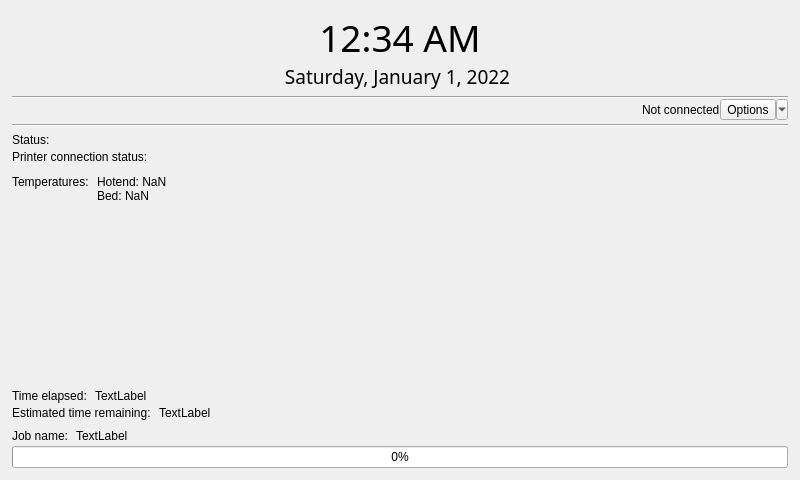
<?xml version="1.0" encoding="UTF-8"?>
<ui version="4.0">
 <class>Widget</class>
 <widget class="QWidget" name="Widget">
  <property name="geometry">
   <rect>
    <x>0</x>
    <y>0</y>
    <width>800</width>
    <height>480</height>
   </rect>
  </property>
  <property name="windowTitle">
   <string>OctoprintMonitor</string>
  </property>
  <layout class="QVBoxLayout" name="verticalLayout_3">
   <property name="spacing">
    <number>0</number>
   </property>
   <property name="leftMargin">
    <number>12</number>
   </property>
   <property name="topMargin">
    <number>12</number>
   </property>
   <property name="rightMargin">
    <number>12</number>
   </property>
   <property name="bottomMargin">
    <number>12</number>
   </property>
   <item>
    <layout class="QVBoxLayout" name="verticalLayout">
     <property name="bottomMargin">
      <number>6</number>
     </property>
     <item>
      <layout class="QVBoxLayout" name="verticalLayout_2">
       <item>
        <widget class="QLabel" name="timeLabel">
         <property name="font">
          <font>
           <family>Yu Gothic Light</family>
           <pointsize>28</pointsize>
          </font>
         </property>
         <property name="text">
          <string>12:34 AM</string>
         </property>
         <property name="alignment">
          <set>Qt::AlignCenter</set>
         </property>
        </widget>
       </item>
       <item>
        <widget class="QLabel" name="dateLabel">
         <property name="font">
          <font>
           <family>Calibri Light</family>
           <pointsize>14</pointsize>
          </font>
         </property>
         <property name="text">
          <string>Saturday, January 1, 2022 </string>
         </property>
         <property name="alignment">
          <set>Qt::AlignCenter</set>
         </property>
        </widget>
       </item>
      </layout>
     </item>
    </layout>
   </item>
   <item>
    <widget class="Line" name="line">
     <property name="orientation">
      <enum>Qt::Horizontal</enum>
     </property>
    </widget>
   </item>
   <item>
    <layout class="QHBoxLayout" name="horizontalLayout">
     <property name="bottomMargin">
      <number>4</number>
     </property>
     <item>
      <spacer name="horizontalSpacer">
       <property name="orientation">
        <enum>Qt::Horizontal</enum>
       </property>
       <property name="sizeHint" stdset="0">
        <size>
         <width>40</width>
         <height>20</height>
        </size>
       </property>
      </spacer>
     </item>
     <item>
      <widget class="QLabel" name="label_connectedStatus">
       <property name="text">
        <string>Not connected</string>
       </property>
       <property name="margin">
        <number>8</number>
       </property>
      </widget>
     </item>
     <item>
      <widget class="QToolButton" name="toolButton_options">
       <property name="text">
        <string>Options</string>
       </property>
       <property name="popupMode">
        <enum>QToolButton::MenuButtonPopup</enum>
       </property>
      </widget>
     </item>
    </layout>
   </item>
   <item>
    <widget class="Line" name="line_2">
     <property name="orientation">
      <enum>Qt::Horizontal</enum>
     </property>
    </widget>
   </item>
   <item>
    <layout class="QHBoxLayout" name="horizontalLayout_3">
     <property name="spacing">
      <number>8</number>
     </property>
     <item>
      <widget class="QLabel" name="label6">
       <property name="text">
        <string>Status:</string>
       </property>
       <property name="alignment">
        <set>Qt::AlignBottom|Qt::AlignLeading|Qt::AlignLeft</set>
       </property>
      </widget>
     </item>
     <item>
      <widget class="QLabel" name="label_jobStatus">
       <property name="text">
        <string/>
       </property>
       <property name="alignment">
        <set>Qt::AlignBottom|Qt::AlignLeading|Qt::AlignLeft</set>
       </property>
      </widget>
     </item>
     <item>
      <spacer name="horizontalSpacer_2">
       <property name="orientation">
        <enum>Qt::Horizontal</enum>
       </property>
       <property name="sizeHint" stdset="0">
        <size>
         <width>40</width>
         <height>20</height>
        </size>
       </property>
      </spacer>
     </item>
    </layout>
   </item>
   <item>
    <layout class="QHBoxLayout" name="horizontalLayout_5">
     <property name="spacing">
      <number>8</number>
     </property>
     <property name="topMargin">
      <number>0</number>
     </property>
     <property name="bottomMargin">
      <number>8</number>
     </property>
     <item>
      <widget class="QLabel" name="label6_3">
       <property name="text">
        <string>Printer connection status:</string>
       </property>
      </widget>
     </item>
     <item>
      <widget class="QLabel" name="label_printerConnectionStatus">
       <property name="text">
        <string/>
       </property>
      </widget>
     </item>
     <item>
      <spacer name="horizontalSpacer_4">
       <property name="orientation">
        <enum>Qt::Horizontal</enum>
       </property>
       <property name="sizeHint" stdset="0">
        <size>
         <width>40</width>
         <height>20</height>
        </size>
       </property>
      </spacer>
     </item>
    </layout>
   </item>
   <item>
    <layout class="QHBoxLayout" name="horizontalLayout_6">
     <property name="spacing">
      <number>8</number>
     </property>
     <item>
      <widget class="QLabel" name="label">
       <property name="text">
        <string>Temperatures:</string>
       </property>
       <property name="alignment">
        <set>Qt::AlignLeading|Qt::AlignLeft|Qt::AlignTop</set>
       </property>
      </widget>
     </item>
     <item>
      <layout class="QVBoxLayout" name="verticalLayout_6">
       <item>
        <widget class="QLabel" name="label_printerTemps">
         <property name="text">
          <string>Hotend: NaN
Bed: NaN</string>
         </property>
         <property name="alignment">
          <set>Qt::AlignLeading|Qt::AlignLeft|Qt::AlignTop</set>
         </property>
        </widget>
       </item>
      </layout>
     </item>
     <item>
      <spacer name="horizontalSpacer_5">
       <property name="orientation">
        <enum>Qt::Horizontal</enum>
       </property>
       <property name="sizeHint" stdset="0">
        <size>
         <width>40</width>
         <height>20</height>
        </size>
       </property>
      </spacer>
     </item>
    </layout>
   </item>
   <item>
    <spacer name="verticalSpacer">
     <property name="orientation">
      <enum>Qt::Vertical</enum>
     </property>
     <property name="sizeHint" stdset="0">
      <size>
       <width>20</width>
       <height>172</height>
      </size>
     </property>
    </spacer>
   </item>
   <item>
    <widget class="QFrame" name="jobStatusFrame">
     <property name="enabled">
      <bool>true</bool>
     </property>
     <property name="frameShape">
      <enum>QFrame::NoFrame</enum>
     </property>
     <property name="frameShadow">
      <enum>QFrame::Raised</enum>
     </property>
     <layout class="QVBoxLayout" name="verticalLayout_4">
      <property name="spacing">
       <number>0</number>
      </property>
      <property name="leftMargin">
       <number>0</number>
      </property>
      <property name="topMargin">
       <number>0</number>
      </property>
      <property name="rightMargin">
       <number>0</number>
      </property>
      <property name="bottomMargin">
       <number>0</number>
      </property>
      <item>
       <layout class="QHBoxLayout" name="horizontalLayout_9">
        <property name="spacing">
         <number>8</number>
        </property>
        <property name="topMargin">
         <number>0</number>
        </property>
        <property name="bottomMargin">
         <number>0</number>
        </property>
        <item>
         <widget class="QLabel" name="label_7">
          <property name="text">
           <string>Time elapsed:</string>
          </property>
         </widget>
        </item>
        <item>
         <widget class="QLabel" name="label_job_timeElapsed">
          <property name="text">
           <string>TextLabel</string>
          </property>
         </widget>
        </item>
        <item>
         <spacer name="horizontalSpacer_8">
          <property name="orientation">
           <enum>Qt::Horizontal</enum>
          </property>
          <property name="sizeHint" stdset="0">
           <size>
            <width>40</width>
            <height>20</height>
           </size>
          </property>
         </spacer>
        </item>
       </layout>
      </item>
      <item>
       <layout class="QHBoxLayout" name="horizontalLayout_8">
        <property name="spacing">
         <number>8</number>
        </property>
        <property name="topMargin">
         <number>0</number>
        </property>
        <item>
         <widget class="QLabel" name="label_6">
          <property name="text">
           <string>Estimated time remaining:</string>
          </property>
          <property name="alignment">
           <set>Qt::AlignLeading|Qt::AlignLeft|Qt::AlignTop</set>
          </property>
         </widget>
        </item>
        <item>
         <widget class="QLabel" name="label_job_timeRemaining">
          <property name="text">
           <string>TextLabel</string>
          </property>
          <property name="alignment">
           <set>Qt::AlignLeading|Qt::AlignLeft|Qt::AlignTop</set>
          </property>
         </widget>
        </item>
        <item>
         <spacer name="horizontalSpacer_7">
          <property name="orientation">
           <enum>Qt::Horizontal</enum>
          </property>
          <property name="sizeHint" stdset="0">
           <size>
            <width>40</width>
            <height>20</height>
           </size>
          </property>
         </spacer>
        </item>
       </layout>
      </item>
      <item>
       <layout class="QHBoxLayout" name="horizontalLayout_7">
        <property name="spacing">
         <number>8</number>
        </property>
        <property name="topMargin">
         <number>0</number>
        </property>
        <item>
         <widget class="QLabel" name="label_3">
          <property name="text">
           <string>Job name:</string>
          </property>
         </widget>
        </item>
        <item>
         <widget class="QLabel" name="label_jobName">
          <property name="text">
           <string>TextLabel</string>
          </property>
         </widget>
        </item>
        <item>
         <spacer name="horizontalSpacer_6">
          <property name="orientation">
           <enum>Qt::Horizontal</enum>
          </property>
          <property name="sizeHint" stdset="0">
           <size>
            <width>40</width>
            <height>20</height>
           </size>
          </property>
         </spacer>
        </item>
       </layout>
      </item>
      <item>
       <widget class="QProgressBar" name="printStatus_progressBar">
        <property name="value">
         <number>0</number>
        </property>
        <property name="textVisible">
         <bool>true</bool>
        </property>
        <property name="orientation">
         <enum>Qt::Horizontal</enum>
        </property>
        <property name="textDirection">
         <enum>QProgressBar::TopToBottom</enum>
        </property>
        <property name="format">
         <string>%p%</string>
        </property>
       </widget>
      </item>
     </layout>
    </widget>
   </item>
  </layout>
 </widget>
 <resources/>
 <connections/>
</ui>
